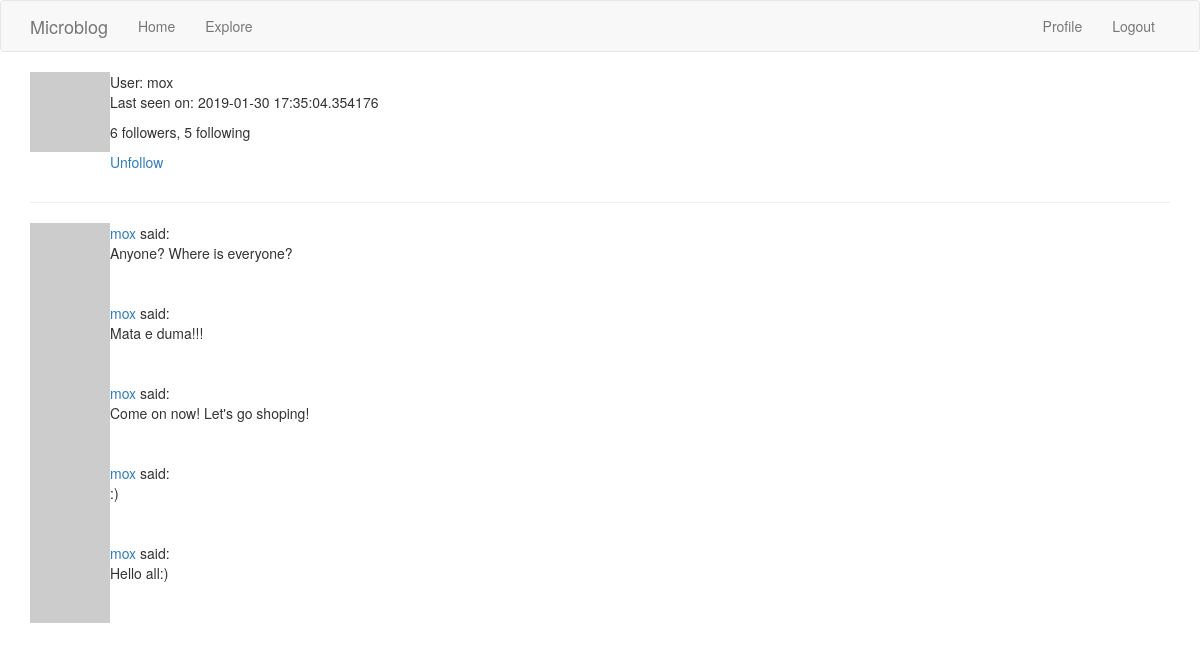
The app's page /user/mox (signed in), older data.
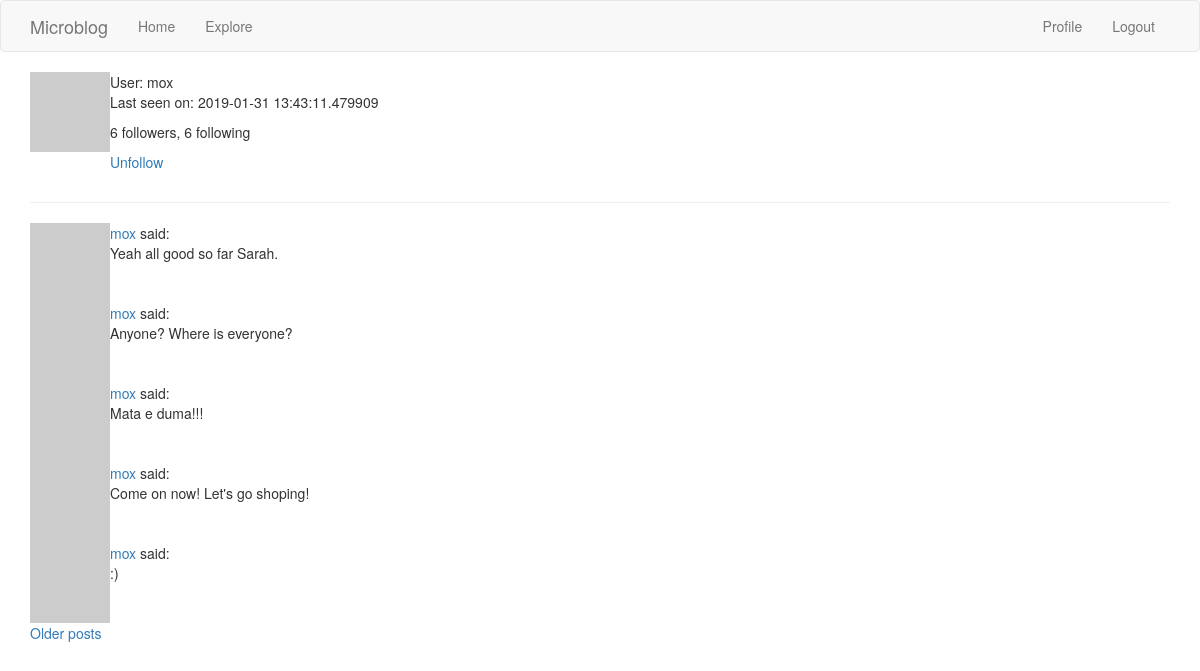
The same page, newer data.
### app/models.py (models this page shows, shortened)
class User(UserMixin, db.Model):
    id = db.Column(db.Integer, primary_key=True)
    username = db.Column(db.String(60), index=True, unique=True)
    email = db.Column(db.String(120), index=True, unique=True)
    password_hash = db.Column(db.String(128))
    posts = db.relationship('Post', backref='author', lazy='dynamic')
    about_me = db.Column(db.String(140))
    last_seen = db.Column(db.DateTime, default=datetime.utcnow)
    followed = db.relationship('User', secondary=followers,
                               primaryjoin=(followers.c.follower_id == id),
                               secondaryjoin=(followers.c.followed_id == id),
                               backref=db.backref('followers', lazy='dynamic'),
                               lazy='dynamic')
    def avatar(self, size):
        digest = md5(self.email.lower().encode('utf-8')).hexdigest()
        return f'https://www.gravatar.com/avatar/{digest}?d=monsterid&s={size}'
    def is_following(self, user):
        return self.followed.filter(followers.c.followed_id == user.id).count() > 0

class Post(db.Model):
    id = db.Column(db.Integer, primary_key=True)
    body = db.Column(db.String(140))
    timestamp = db.Column(db.DateTime, index=True, default=datetime.utcnow)
    user_id = db.Column(db.Integer, db.ForeignKey('user.id'))

### app/routes.py (the view)
@app.route('/user/<username>')
@login_required
def user(username):
    user = User.query.filter_by(username=username).first_or_404()
    page = request.args.get('page', 1, type=int)
    posts = user.posts.order_by(Post.timestamp.desc()).paginate(page, app.config['POSTS_PER_PAGE'],
                                                                False)
    next_url = url_for('user', username=username, page=posts.next_num) if posts.has_next else None
    prev_url = url_for('user', username=username, page=posts.prev_num) if posts.has_prev else None
    return render_template('user.html', title='Profile', user=user, posts=posts.items,
                           next_url=next_url, prev_url=prev_url)

### app/models.py (called while the page is built)
@login.user_loader
def load_user(id):
    return User.query.get(int(id))

### app/routes.py (called while the page is built)
@app.before_request
def before_request():
    if current_user.is_authenticated:
        current_user.last_seen = datetime.utcnow()
        db.session.commit()

### app/templates/user.html (shortened to what this page needs)
{% extends 'base.html' %}
{% block app_content %}
    <table>
        <tr valign="top">
            <td><img src="{{ user.avatar(128) }}"></td>
            <td>User: {{ user.username }}
                {% if user.last_seen %}<p>Last seen on: {{ user.last_seen }}</p>{% endif %}
                <p>{{ user.followers.count() }} followers, {{ user.followed.count() }} following</p>
                {% if user == current_user %}
                <p><a href="{{ url_for('edit_profile') }}">Edit your profile</a></p>
                {% elif not current_user.is_following(user) %}
                <p><a href="{{ url_for('follow', username=user.username) }}">Follow</a></p>
                {% else %}
                <p><a href="{{ url_for('unfollow', username=user.username) }}">Unfollow</a></p>
                {% endif %}
            </td>
        </tr>
    </table>
    <hr>
    {% for post in posts %}
        {% include '_post.html' %}
    {% endfor %}
    {% if next_url %}
    <a href="{{ next_url }}">Older posts</a>
    {% endif %}
{% endblock %}

### app/templates/base.html (shortened to what this page needs)
{% extends 'bootstrap/base.html' %}
{% block navbar %}
    <nav class="navbar navbar-default">
        <div class="container">
            <div class="navbar-header">
                <a class="navbar-brand" href="{{ url_for('index') }}">Microblog</a>
            </div>
            <div class="collapse navbar-collapse" id="bs-example-navbar-collapse-1">
                <ul class="nav navbar-nav">
                    <li><a href="{{ url_for('index') }}">Home</a></li>
                    <li><a href="{{ url_for('explore') }}">Explore</a></li>
                </ul>
                <ul class="nav navbar-nav navbar-right">
                    {% if current_user.is_anonymous %}
                    <li><a href="{{ url_for('login') }}">Login</a></li>
                    {% else %}
                    <li><a href="{{ url_for('user', username=current_user.username) }}">Profile</a></li>
                    <li><a href="{{ url_for('logout') }}">Logout</a></li>
                    {% endif %}
                </ul>
            </div>
        </div>
    </nav>
{% endblock %}
{% block content %}
    <div class="container">
        {% block app_content %}{% endblock %}
    </div>
{% endblock %}

### app/templates/_post.html
<table>
        <tr valign="top">
            <td><img src="{{ post.author.avatar(36) }}"></td>
            <td>
                <a href="{{ url_for('user', username=post.author.username) }}">
                    {{ post.author.username }}
                </a>
                said:<br> {{ post.body }}
            </td>
        </tr>
</table>

Row changes from the older to the newer data that the page shows:
no longer on this page (row unchanged): Post: author.username "mox", body "Hello all:)"
changed User "mox": last_seen "2019-01-30 17:35:04.354176" → "2019-01-31 13:43:11.479909"
added Post: author.username "mox", body "Yeah all good so far Sarah."
Text that changed along with them:
{{ user.followed.count() }}: "5" → "6"
text now shown: "Older posts"
